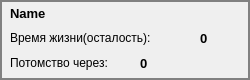
<?xml version="1.0" encoding="UTF-8"?>
<ui version="4.0">
 <class>ItemMicroorganism</class>
 <widget class="QWidget" name="ItemMicroorganism">
  <property name="geometry">
   <rect>
    <x>0</x>
    <y>0</y>
    <width>250</width>
    <height>80</height>
   </rect>
  </property>
  <property name="minimumSize">
   <size>
    <width>250</width>
    <height>80</height>
   </size>
  </property>
  <property name="windowTitle">
   <string>ItemMicroorganism</string>
  </property>
  <property name="layoutDirection">
   <enum>Qt::LeftToRight</enum>
  </property>
  <property name="autoFillBackground">
   <bool>false</bool>
  </property>
  <property name="styleSheet">
   <string notr="true">QFrame {border: 2px solid gray;}</string>
  </property>
  <widget class="QLabel" name="ItemName">
   <property name="geometry">
    <rect>
     <x>10</x>
     <y>5</y>
     <width>281</width>
     <height>16</height>
    </rect>
   </property>
   <property name="font">
    <font>
     <pointsize>10</pointsize>
     <weight>75</weight>
     <bold>true</bold>
    </font>
   </property>
   <property name="styleSheet">
    <string notr="true">QFrame {border: 0px solid gray;}</string>
   </property>
   <property name="text">
    <string>Name</string>
   </property>
  </widget>
  <widget class="QLabel" name="LivetimeText">
   <property name="geometry">
    <rect>
     <x>10</x>
     <y>30</y>
     <width>181</width>
     <height>16</height>
    </rect>
   </property>
   <property name="styleSheet">
    <string notr="true">QFrame {border: 0px solid gray;}</string>
   </property>
   <property name="text">
    <string>Время жизни(осталость):</string>
   </property>
  </widget>
  <widget class="QLabel" name="OffspringText">
   <property name="geometry">
    <rect>
     <x>10</x>
     <y>55</y>
     <width>131</width>
     <height>16</height>
    </rect>
   </property>
   <property name="styleSheet">
    <string notr="true">QFrame {border: 0px solid gray;}</string>
   </property>
   <property name="text">
    <string>Потомство через:</string>
   </property>
  </widget>
  <widget class="QLabel" name="LivetimeValue">
   <property name="geometry">
    <rect>
     <x>200</x>
     <y>30</y>
     <width>49</width>
     <height>16</height>
    </rect>
   </property>
   <property name="font">
    <font>
     <pointsize>10</pointsize>
     <weight>75</weight>
     <bold>true</bold>
    </font>
   </property>
   <property name="styleSheet">
    <string notr="true">QFrame {border: 0px solid gray;}</string>
   </property>
   <property name="text">
    <string>0</string>
   </property>
  </widget>
  <widget class="QLabel" name="OffspringValue">
   <property name="geometry">
    <rect>
     <x>140</x>
     <y>55</y>
     <width>49</width>
     <height>16</height>
    </rect>
   </property>
   <property name="font">
    <font>
     <pointsize>10</pointsize>
     <weight>75</weight>
     <bold>true</bold>
    </font>
   </property>
   <property name="styleSheet">
    <string notr="true">QFrame {border: 0px solid gray;}</string>
   </property>
   <property name="text">
    <string>0</string>
   </property>
  </widget>
  <widget class="QFrame" name="frame">
   <property name="geometry">
    <rect>
     <x>0</x>
     <y>0</y>
     <width>250</width>
     <height>80</height>
    </rect>
   </property>
   <property name="frameShape">
    <enum>QFrame::StyledPanel</enum>
   </property>
   <property name="frameShadow">
    <enum>QFrame::Raised</enum>
   </property>
  </widget>
 </widget>
 <resources/>
 <connections/>
</ui>
